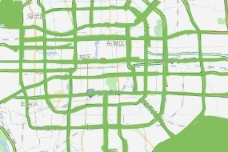
//> input picture pic/bj.jpg, 228 x 152 px
$ ./main   (built with g++ and OpenCV 4)
//> lines starting //> are read from the running program, lines starting //| are printed output that depends on the picture; after the words box and inside, x2 and y2 are one past the last pixel; in counts of white or black regions, pixels touching at a corner belong together
/**
 * @/mnt/c/Users/86153/Desktop/人工智能导论/A_star
 * 地图1 ： 228 * 152
 * 地图2 ：118 * 96
 * 默认模式为自动 + 地图1， 切换注释可切换梯度，SINGLE_STEP_MODE置为1可切换单步运行
*/
#include<iostream>
#include<cmath>
#include<limits>
#include<queue>
#include<vector>
#include<opencv2/opencv.hpp>
#include<opencv2/core/core.hpp>
#include<opencv2/highgui/highgui.hpp>
#define SINGLE_STEP_MODE 1 //一个字符迭代一次

using namespace std;


class Node{
public:
  int x;
  int y;
  float sum_cost;
  Node* p_node;

  Node(int x_, int y_, float sum_cost_=0, Node* p_node_=NULL):x(x_), y(y_), sum_cost(sum_cost_), p_node(p_node_){};
};

// 定义栅格大小和分辨率
const int gridWidth = 200;    // 栅格宽度
const int gridHeight = 200;   // 栅格高度

// 定义栅格数据结构
typedef std::vector<std::vector<int>> GridData;

// 将图像转换为栅格数据结构
GridData convertImageToGrid(const cv::Mat& image) {
    GridData grid(image.rows, std::vector<int>(image.cols));

    for (int i = 0; i < image.rows; ++i) {
        for (int j = 0; j < image.cols; ++j) {
            // 获取像素值
            int pixelValue = image.at<uchar>(i, j);
            // 判断像素是否为黑色（障碍物）
            if(pixelValue >= 127) grid[i][j] = 0;
            else grid[i][j] = 1;
            // if(pixelValue >= 127) grid[i][j] = 1;
            // else grid[i][j] = 0;
        }
    }

    return grid;
}
std::vector<std::vector<int>> create_map_from_grid(const std::vector<std::vector<int>>& grid, float reso, cv::Mat& img, int img_reso) {
  // 获取栅格地图的宽度和高度
  int width = grid[0].size();
  int height = grid.size();
  //cout << "width in createmap" << width<<endl;
  // 创建地图，初始化为全0
  std::vector<std::vector<int>> map(height, std::vector<int>(width, 0));

  // 遍历栅格地图的每个网格
  for (int i = 0; i < height; i++) {
    for (int j = 0; j < width; j++) {
      // 如果栅格值为1，则表示该网格为障碍物
      if (grid[i][j] == 1) {
        map[i][j] = 1;
        // 在图像img上标记障碍物，将对应的图像网格填充为黑色
        cv::rectangle(img,
                      cv::Point(j * img_reso + 1, i * img_reso + 1),
                      cv::Point((j + 1) * img_reso, (i + 1) * img_reso),
                      cv::Scalar(0, 0, 0), -1);
      }
    }
  }

  // 返回创建的地图
  return map;
}
std::vector<std::vector<float> > calc_final_path(Node * goal, float reso, cv::Mat& img, float img_reso){
  std::vector<float> rx;
  std::vector<float> ry;// 存储路径的x , y坐标
  Node* node = goal;
  int total_dis = 0;
  // 从目标节点开始回溯路径，直到达到起始节点（起始节点的父节点为NULL）
  while (node->p_node != NULL){
    node = node->p_node;
	// 将离散化的路径坐标（乘以分辨率reso）添加到rx和ry向量中
    rx.push_back(node->x * reso);
    ry.push_back(node->y * reso);
	// 在图像img上标记路径，将路径对应的图像网格标记为蓝色
    cv::rectangle(img,
        cv::Point(node->x*img_reso+1, node->y*img_reso+1),
        cv::Point((node->x+1)*img_reso, (node->y+1)*img_reso),
        cv::Scalar(255, 0, 0), -1);
        total_dis ++;
  }
  // 返回包含路径离散坐标的二维浮点数向量
  cout << "the total dis under this heuristic function is ";
  cout << total_dis << endl;
  return {rx, ry};

}


std::vector<std::vector<int>> calc_obstacle_map(
    std::vector<int> ox, std::vector<int> oy,
    const int min_ox, const int max_ox,
    const int min_oy, const int max_oy,
    float reso, float vr,
    cv::Mat& img, int img_reso) {

  int xwidth = max_ox - min_ox;  // 障碍物地图的宽度
  int ywidth = max_oy - min_oy;  // 障碍物地图的高度
  //cout << "width in calc_obstacle_map" << xwidth <<endl;
  // 创建障碍物地图，初始化为全0
  std::vector<std::vector<int>> obmap(ywidth, std::vector<int>(xwidth, 0));

  //遍历障碍物地图的每个网格
  for (int i = 0; i < xwidth; i++) {
    int x = i + min_ox;  // 当前网格的x坐标
    for (int j = 0; j < ywidth; j++) {
      int y = j + min_oy;  // 当前网格的y坐标
      for (int k = 0; k < ox.size(); k++) {
        // 计算当前网格与障碍物之间的距离
        float d = std::sqrt(std::pow((ox[k] - x), 2) + std::pow((oy[k] - y), 2));
        if (d <= vr / reso) {
          // 如果距离小于等于虚拟半径vr/reso，则将该网格标记为障碍物
          obmap[i][j] = 1;
          // 在图像img上标记障碍物，将对应的图像网格填充为黑色
          cv::rectangle(img,
                        cv::Point(i * img_reso + 1, j * img_reso + 1),
                        cv::Point((i + 1) * img_reso, (j + 1) * img_reso),
                        cv::Scalar(0, 0, 0), -1);
          break;
        }
      }
    }
  }

  // 返回障碍物地图
  return obmap;
}

/**
 *检验点是否合法
*/
bool verify_node(Node* node,
                 const vector<vector<int>>& obmap,
                 int min_ox, int max_ox,
                 int min_oy, int max_oy){
  if (node->x < min_ox || node->y < min_oy || node->x >= max_ox || node->y >= max_oy){
    return false;
  }

  if (obmap[node->x-min_ox][node->y-min_oy]) return false;

  return true;
}


/**
 * 计算启发式函数（Heuristic function）的值，用于估计两个节点之间的代价（距离）。
 *
 * @param n1 第一个节点
 * @param n2 第二个节点
 * @param w 权重参数，默认为1.0
 * @return 两个节点之间的启发式函数值（代价）
 */

float calc_heuristic(Node* n1, Node* n2, float w = 1.0) {
  // 根据节点的坐标计算欧几里得距离，并乘以权重参数w
  return w * std::sqrt(std::pow(n1->x - n2->x, 2) + std::pow(n1->y - n2->y, 2));
}

// /**
//  * 计算曼哈顿距离作为启发式函数的值，用于估计两个节点之间的代价。
//  *
//  * @param n1 第一个节点
//  * @param n2 第二个节点
//  * @param w 权重参数，默认为1.0
//  * @return 两个节点之间的曼哈顿距离启发式函数值（代价）
//  */
// float calc_heuristic(Node* n1, Node* n2, float w = 1.0) {
//   // 计算节点之间的水平和垂直距离
//   float dx = std::abs(n1->x - n2->x);
//   float dy = std::abs(n1->y - n2->y);
//   // 乘以权重参数w并返回启发式函数值（代价）
//   return w * (dx + dy);
// }

// /**
//  * 计算切比雪夫距离作为启发式函数的值，用于估计两个节点之间的代价。
//  *
//  * @param n1 第一个节点
//  * @param n2 第二个节点
//  * @param w 权重参数，默认为1.0
//  * @return 两个节点之间的切比雪夫距离启发式函数值（代价）
//  */
// float calc_heuristic(Node* n1, Node* n2, float w = 1.0) {
//   // 计算节点之间的水平和垂直距离
//   float dx = std::abs(n1->x - n2->x);
//   float dy = std::abs(n1->y - n2->y);
//   // 取水平和垂直距离的最大值，乘以权重参数w并返回启发式函数值（代价）
//   return w * std::max(dx, dy);
// }
//定义了机器人在规划过程中可以移动的方向和代价
std::vector<Node> get_motion_model(){
  return {Node(1,   0,  1),
          Node(0,   1,  1),
          Node(-1,   0,  1),
          Node(0,   -1,  1),
          Node(-1,   -1,  std::sqrt(2)),
          Node(-1,   1,  std::sqrt(2)),
          Node(1,   -1,  std::sqrt(2)),
          Node(1,    1,  std::sqrt(2))};
}

void a_star_planning(float sx, float sy,
                     float gx, float gy,
                     vector<float> ox_, vector<float> oy_,
                     float reso, float rr)
{
	//创建起点和终点
  Node* nstart = new Node((int)std::round(sx/reso), (int)std::round(sy/reso), 0.0); //reso表示分辨率，即最小的方格大小; sx，sy表示出发点的横纵坐标
  Node* ngoal = new Node((int)std::round(gx/reso), (int)std::round(gy/reso), 0.0);

  // 将障碍物坐标转换为整数，并计算最小和最大的 x、y 坐标值
  vector<int> ox;
  vector<int> oy;

  int min_ox = std::numeric_limits<int>::max();
  int max_ox = std::numeric_limits<int>::min();
  int min_oy = std::numeric_limits<int>::max();
  int max_oy = std::numeric_limits<int>::min();


  for(float iox:ox_){
      int map_x = (int)std::round(iox*1.0/reso);
      ox.push_back(map_x);
      min_ox = std::min(map_x, min_ox);
      max_ox = std::max(map_x, max_ox);
  }

  for(float ioy:oy_){
      int map_y = (int)std::round(ioy*1.0/reso);
      oy.push_back(map_y);
      min_oy = std::min(map_y, min_oy);
      max_oy = std::max(map_y, max_oy);
  }
  // 计算地图的宽度和高度
  int xwidth = max_ox-min_ox;
  int ywidth = max_oy-min_oy;
  //cout << "xwidth in A_star_main" << xwidth << endl;
  //visualization  创建用于可视化的背景图像
  cv::namedWindow("astar", cv::WINDOW_NORMAL);
  int count = 0;
  int img_reso = 4;
  cv::Mat bg(img_reso*ywidth,
             img_reso*ywidth,
             CV_8UC3,
             cv::Scalar(255,255,255));
    // 在背景图上绘制起点和终点的矩形
    cv::rectangle(bg,
                  cv::Point(nstart->x*img_reso+1, nstart->y*img_reso+1),
                  cv::Point((nstart->x+1)*img_reso, (nstart->y+1)*img_reso),
                  cv::Scalar(255, 0, 0), -1);
    cv::rectangle(bg,
                  cv::Point(ngoal->x*img_reso+1, ngoal->y*img_reso+1),
                  cv::Point((ngoal->x+1)*img_reso, (ngoal->y+1)*img_reso),
                  cv::Scalar(0, 0, 255), -1);
  // 创建访问地图和路径代价地图
  std::vector<std::vector<int> > visit_map(xwidth, vector<int>(ywidth, 0));

  std::vector<std::vector<float> > path_cost(xwidth, vector<float>(ywidth, std::numeric_limits<float>::max()));

  path_cost[nstart->x][nstart->y] = 0;
  // 计算障碍物地图，并在背景图上绘制障碍物
  std::vector<std::vector<int> > obmap = calc_obstacle_map(
                                                  ox, oy,
                                                  min_ox, max_ox,
                                                  min_oy, max_oy,
                                                  reso, rr,
                                                  bg, img_reso);

  auto cmp = [](const Node* left, const Node* right){return left->sum_cost > right->sum_cost;};
  std::priority_queue<Node*, std::vector<Node*>, decltype(cmp)> pq(cmp);
  // 将起点加入优先队列
  pq.push(nstart);
  std::vector<Node> motion = get_motion_model();
  // A*算法的主循环
  while (true)
  {
    if(SINGLE_STEP_MODE)
    {
      char c = getchar();
      if(c == EOF) exit(0);
    }
    else {};
    Node * node = pq.top();
    // 如果节点已访问过，则忽略
    if (visit_map[node->x-min_ox][node->y-min_oy] == 1){
      pq.pop();
      delete node;
      continue;
    }
	  else
    {
      pq.pop();
      visit_map[node->x-min_ox][node->y-min_oy] = 1;
    }
	// 如果当前节点是目标节点，则记录最终代价并结束循环
    if (node->x == ngoal->x && node->y==ngoal->y){
      ngoal->sum_cost = node->sum_cost;
      ngoal->p_node = node;
      break;
    }
	// 遍历所有可能的运动模式
    for(int i=0; i<motion.size(); i++){
      Node * new_node = new Node(
        node->x + motion[i].x,
        node->y + motion[i].y,
        path_cost[node->x][node->y] + motion[i].sum_cost + calc_heuristic(ngoal, node),
        node);
	  // 检查新节点是否合法
      if (!verify_node(new_node, obmap, min_ox, max_ox, min_oy, max_oy)){
        delete new_node;
        continue;
      }
	  // 检查新节点是否已访问过
      if (visit_map[new_node->x-min_ox][new_node->y-min_oy]){
        delete new_node;
        continue;
      }
      else{

      }
	  // 在背景图上绘制新节点
      cv::rectangle(bg,
                    cv::Point(new_node->x*img_reso+1, new_node->y*img_reso+1),
                    cv::Point((new_node->x+1)*img_reso, (new_node->y+1)*img_reso),
                    cv::Scalar(0, 255, 0));
      count++;
      cv::imshow("astar", bg);
      cv::waitKey(1);
	  // 更新路径代价并将新节点加入优先队列
      if (path_cost[node->x][node->y] + motion[i].sum_cost < path_cost[new_node->x][new_node->y]){
        path_cost[new_node->x][new_node->y] = path_cost[node->x][node->y] + motion[i].sum_cost;
        pq.push(new_node);
      }
    }
      cv::rectangle(bg,
                    cv::Point(node->x*img_reso+1, node->y*img_reso+1),
                    cv::Point((node->x+1)*img_reso, (node->y+1)*img_reso),
                    cv::Scalar(0, 0, 255));
                    //cout << "CLOSE :  " << node -> x << " " <<  node -> y << endl;
  }
  // 计算最终路径并绘制到背景图上
  calc_final_path(ngoal, reso, bg, img_reso);
  delete ngoal;
  delete nstart;
  cv::imshow("astar", bg);
  cv::waitKey(0);
};

int main(){
  // [4 lines of commented-out code are left out]
  float sx = 10.0;
  float sy = 10.0;
  float gx = 140.0;
  float gy = 210.0;
    cv::Mat img = cv::imread("..//..//pic//bj.jpg");
//> img is the input picture: 152 rows x 228 cols, CV_8UC3; mean B, G, R 190.8, 222.6, 202.2
    // cv::Mat img = cv::imread("/..//pic//map.jpg");

// 筛选色域范围
    cv::Scalar lower_blue = cv::Scalar(80, 160, 130);
    cv::Scalar upper_blue = cv::Scalar(120, 210, 150);
    // [5 lines of commented-out code are left out]
    cv::Mat blue_mask;
    cv::inRange(img, lower_blue, upper_blue, blue_mask);
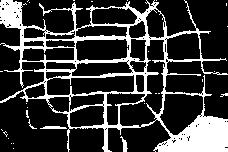
//> blue_mask: 152 rows x 228 cols, CV_8UC1; 22.2% white; 30 white regions (26 under 20 px), largest, box (x1, y1, x2, y2) and area: (0, 0, 228, 152) 7489, (40, 126, 67, 129) 65, (120, 136, 128, 152) 56, (28, 119, 37, 129) 20
    cv::imshow("mask", blue_mask);
    cv::waitKey(0);

    //膨胀
    cv::Mat kernel_dilate = cv::getStructuringElement(cv::MORPH_RECT, cv::Size(4, 4));
    cv::Mat dilated_mask;
    cv::dilate(blue_mask, dilated_mask, kernel_dilate);
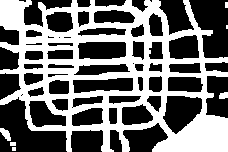
//> dilated_mask: 152 rows x 228 cols, CV_8UC1; 44.2% white; 7 white regions (3 under 20 px), largest, box (x1, y1, x2, y2) and area: (0, 0, 228, 152) 15129, (0, 128, 11, 141) 83, (219, 92, 228, 99) 53, (10, 142, 16, 146) 24
    cv::imshow("dilated_mask",dilated_mask);
    cv::waitKey(0);
  if (img.empty()) {
      std::cout << "Failed to read the image." << std::endl;
  }
    // 将图像转换为栅格数据结构
  // GridData grid = convertImageToGrid(blue_mask);
  GridData grid = convertImageToGrid(dilated_mask);
//> grid = 152 items

  float grid_size = 1.0;
  float robot_size = 1.0;

  vector<float> ox;
  vector<float> oy;

  // 假设grid为二维数组表示的栅格地图
  float reso = 1.0, img_reso = 1.0;
  std::vector<std::vector<int>> map = create_map_from_grid(grid, reso, img, img_reso);
//> in create_map_from_grid, `int width = grid[0].size();`: width = 228
//> in create_map_from_grid, `int height = grid.size();`: height = 152
//> in create_map_from_grid, `std::vector<std::vector<int>> map(height, std::vector<int>(width, 0));`: map = 152 items
//> after the loop in create_map_from_grid, `for (int i = 0; i < height; i++)`:
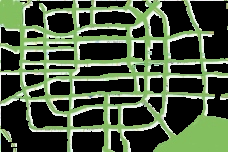
//> img: 152 rows x 228 cols, CV_8UC3; mean B, G, R 65.6, 92.1, 75.3
//> map = 152 items


  while(grid[sx][sy])
  {
    cout << "Illegal start point!" << "input again with space :" << endl;
    cin >> sx >> sy;
  }
  while(grid[gx][gy])
  {
    cout << "Illegal goal point!" << "input again with space :" << endl;
    cin >> gx >> gy;
  }

  int map_x = map.size();
//> map_x = 152
  int map_y = map[0].size();
//> map_y = 228
  cout << map_x << endl;
//| 152
    cout << map_y << endl;
//| 228
  for(float i=0; i<map_y; i++){
    ox.push_back(i);
    oy.push_back(1.0*map_y);
  }
//> after the loop, ox = 228 values from 0 to 227; oy = 228 values from 228 to 228
  for(float i=0; i<map_x; i++){
    ox.push_back(1.0*map_x);
    oy.push_back(i);
  }
//> after the loop, ox = 380 values, max 227 at index 227, min 0 at index 0, mean 128.9; oy = 380 values, max 228 at index 0, min 0 at index 228, mean 167
  for(float i=0; i<map_y + 1; i++){
    ox.push_back(i);
    oy.push_back(map_y*1.0);
  }
//> after the loop, ox = 609 values, max 228 at index 608, min 0 at index 0, mean 123.3; oy = 609 values, max 228 at index 0, min 0 at index 228, mean 189.9
  for(float i=0; i<map_x+1; i++){
    ox.push_back(0.0);
    oy.push_back(i);
  }
//> after the loop, ox = 762 values, max 228 at index 608, min 0 at index 0, mean 98.54; oy = 762 values, max 228 at index 0, min 0 at index 228, mean 167.1
  cout << "grid.size() : " << grid.size() << endl;
//| grid.size() : 152
  cout << "grid[0].size() : " << grid[0].size() << endl;
//| grid[0].size() : 228
  for (int i = 0; i < grid.size(); ++i) {
        for (int j = 0; j < grid[i].size(); ++j) {
            if(grid[i][j] == 1)
            {
              ox.push_back((float)i);
              oy.push_back((float)j);
            }
        }
    }
//> after the loop, ox = 20087 items; oy = 20087 items
  a_star_planning(sx, sy, gx, gy, ox, oy, grid_size, robot_size);
//> after the loop in a_star_planning, `for(float iox:ox_)`: min_ox = 0; max_ox = 228
//> after the loop in a_star_planning, `for(float ioy:oy_)`: oy = 20087 items; min_oy = 0; max_oy = 228
//> in a_star_planning, `cv::Mat bg(img_reso*ywidth, img_reso*ywidth, CV_8UC3, cv::Scalar(255,2..`: bg: 912 rows x 912 cols, CV_8UC3; every value is 255
//> in a_star_planning, `cv::rectangle(bg, cv::Point(ngoal->x*img_reso+1, ngoal->y*img_reso+1),..`: bg: 912 rows x 912 cols, CV_8UC3; mean B, G, R 255, 255, 255
//> in a_star_planning, `std::vector<std::vector<int> > visit_map(xwidth, vector<int>(ywidth, 0..`: visit_map = 228 items
//> in calc_obstacle_map, `int xwidth = max_ox - min_ox;`: xwidth = 228
//> in calc_obstacle_map, `std::vector<std::vector<int>> obmap(ywidth, std::vector<int>(xwidth, 0..`: obmap = 228 items
//> after the loop in calc_obstacle_map, `for (int i = 0; i < xwidth; i++)`:
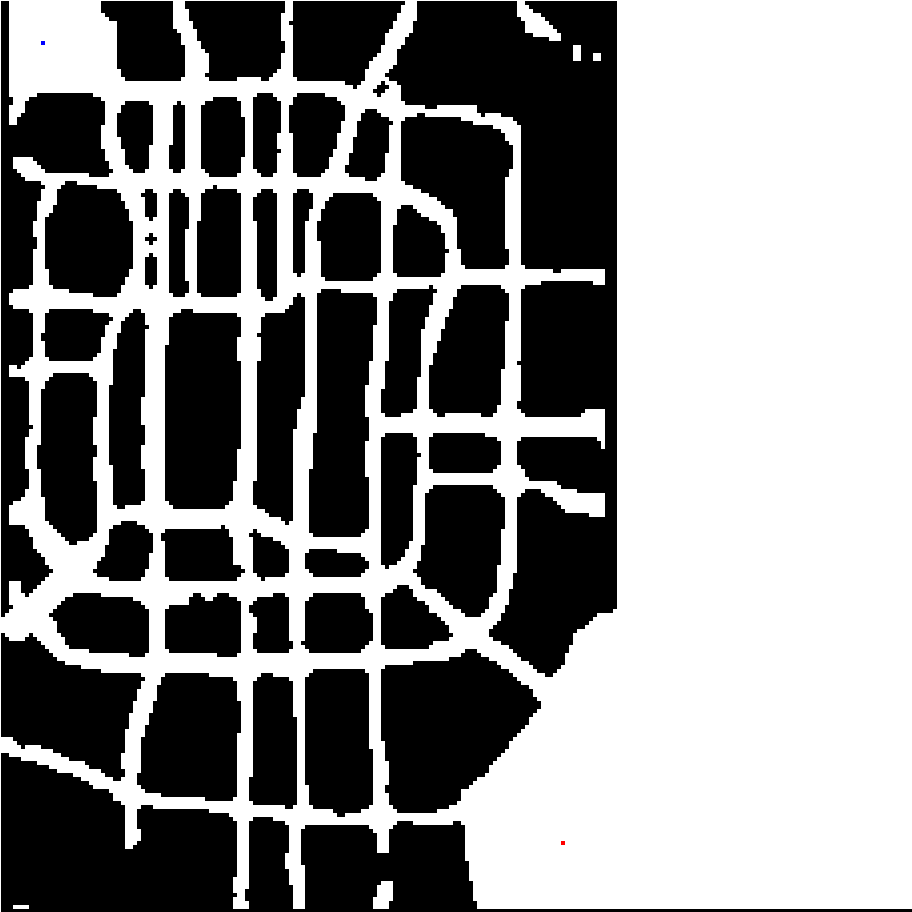
//> img: 912 rows x 912 cols, CV_8UC3; mean B, G, R 139.3, 139.3, 139.3
//> after the loop in a_star_planning, `for(int i=0; i<motion.size(); i++)`: bg: 912 rows x 912 cols, CV_8UC3; 96 pixels changed, all inside (x1, y1, x2, y2) = (37, 37, 49, 49)
//> after the loop in a_star_planning, `for(int i=0; i<motion.size(); i++)`: count = 8
//> in a_star_planning, `cv::rectangle(bg, cv::Point(node->x*img_reso+1, node->y*img_reso+1), c..`: bg: 912 rows x 912 cols, CV_8UC3; mean B, G, R 139.2, 139.3, 139.2
  return 0;
}
